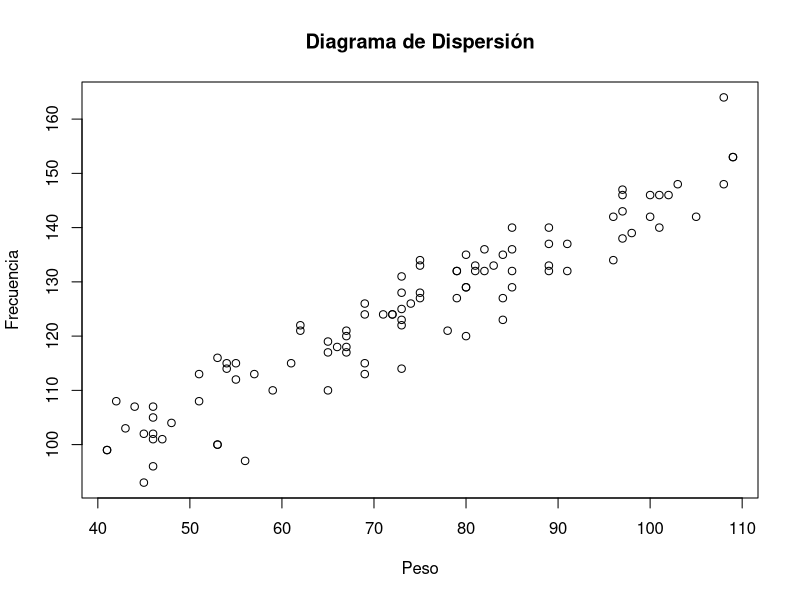
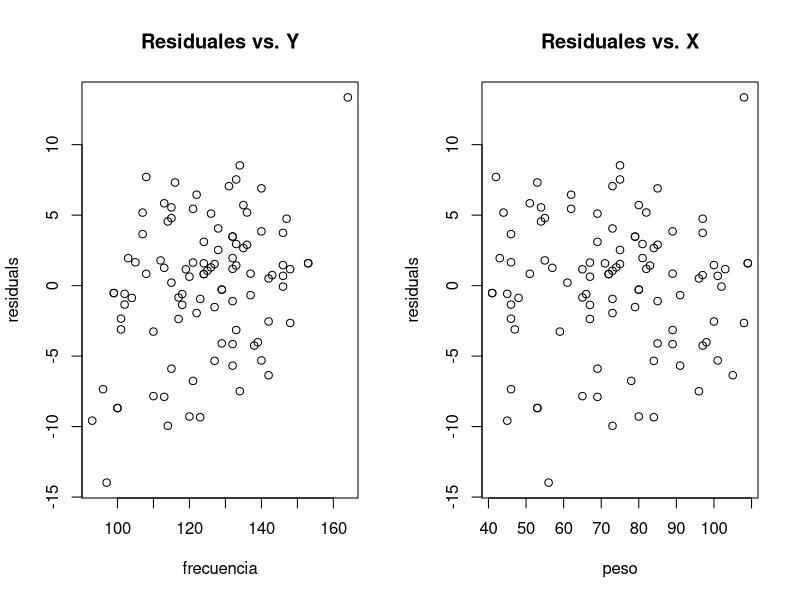
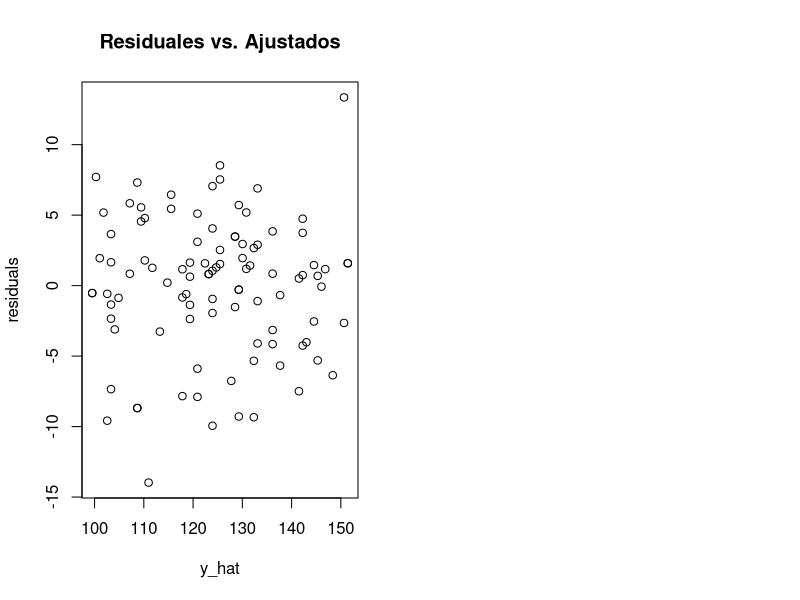
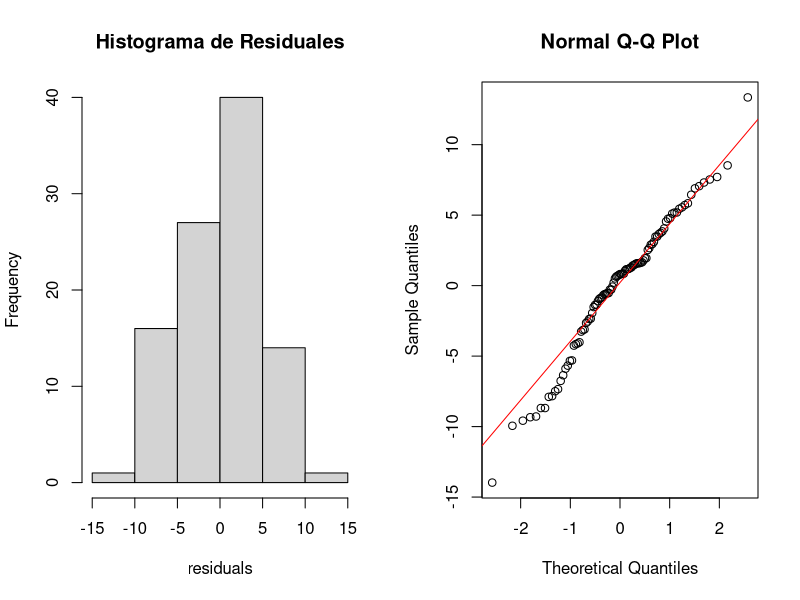

The R source for these figures, in order:
## ---- chunk 1
#| label: setup
#| message: false
#| warning: false

library(MASS)
library(lmtest)
library(tseries)
library(ggplot2)
## ---- chunk 2
#| label: ej1-datos

pacientes <- read.csv("frecuencia.csv", sep=";")
frecuencia <- pacientes$Frecuencia
peso <- pacientes$Peso
pacientes <- data.frame(frecuencia, peso) 
head(pacientes)
plot(pacientes$peso, pacientes$frecuencia, xlab="Peso", ylab="Frecuencia", main="Diagrama de Dispersión")
## ---- chunk 3
#| label: ej1-modelo

fit <- lm(frecuencia ~ 1 + peso, data = pacientes)
summary(fit)
## ---- chunk 4
#| label: ej1-estimacion-manual

cor <- cor(pacientes$frecuencia, pacientes$peso)
s_y <- sd(pacientes$frecuencia)
s_x <- sd(pacientes$peso)
n <- length(pacientes$frecuencia)

b1_hat <- cor * s_y / s_x
b0_hat <- mean(pacientes$frecuencia) - b1_hat * mean(pacientes$peso)
y_hat <- b0_hat + b1_hat * pacientes$peso
sigma2_hat <- sum((pacientes$frecuencia - y_hat)^2) / (n - 2)
sigma_hat <- sqrt(sigma2_hat)

var_hat_b1_hat <- sigma2_hat / ((n - 1) * var(pacientes$peso))
var_hat_b0_hat <- sigma2_hat * sum(pacientes$peso^2) / (n * ((n - 1) * var(pacientes$peso)))
cov_hat_b0_b1 <- -sigma2_hat * mean(pacientes$peso) / ((n - 1) * var(pacientes$peso))
cor_hat_b0_b1 <- cov_hat_b0_b1 / sqrt(var_hat_b0_hat * var_hat_b1_hat)

# La función vcov() calcula la matriz de varianzas-covarianzas de los estimadores
vcov(fit)
## ---- chunk 5
#| label: ej1-ic-parametros

alpha <- 0.05
Li <- coef(fit) - qt(1 - alpha/2, n - 2) * sqrt(diag(vcov(fit)))
Ls <- coef(fit) + qt(1 - alpha/2, n - 2) * sqrt(diag(vcov(fit)))
cbind(Li, Ls)

# Usando la función directa
confint(object = fit, level = 0.95)
## ---- chunk 6
#| label: ej1-ph-b1-cero

sign <- 0.05
t_c <- (as.numeric(fit$coeff - 0) / sqrt(vcov(fit)))
valcrit <- qt(df = n - 2, 1 - sign/2)

# Decisión por valor crítico
abs(t_c) > valcrit
# Decisión por p-valor
pval <- 2 * (1 - pt(abs(t_c), df = n - 2))
pval
## ---- chunk 7
#| label: ej1-ph-b1-uno

sign <- 0.05
t_c <- as.numeric((fit$coeff - 1) / sqrt(vcov(fit)))
valcrit <- qt(df = n - 2, 1 - sign)

# Decisión por valor crítico
t_c > valcrit
# Decisión por p-valor
pval <- 1 - pt(t_c, df = n - 2)
pval
## ---- chunk 8
#| label: ej1-ic-media

alpha <- 0.1
x_new <- 70

mu <- coef(fit) + coef(fit) * x_new
var <- vcov(fit) + x_new^2 * vcov(fit) + 2 * x_new * vcov(fit)

Li <- mu - qt(1 - alpha/2, n - 2) * sqrt(var)
Ls <- mu + qt(1 - alpha/2, n - 2) * sqrt(var)
cbind(Li, Ls)
## ---- chunk 9
#| label: ej1-ic-prediccion

alpha <- 0.01
x_new <- 85

sigma2 <- sum(fit$residuals^2) / (n - 2)
mu_pred <- coef(fit) + coef(fit) * x_new
var_pred <- sigma2 * (1 + 1/n + (x_new - mean(peso))^2 / ((n-1)*var(peso)))
Li_pred <- mu_pred - qt(1 - alpha/2, n - 2) * sqrt(var_pred)
Ls_pred <- mu_pred + qt(1 - alpha/2, n - 2) * sqrt(var_pred)
cbind(Li_pred, Ls_pred)
## ---- chunk 10
#| label: ej1-anova-manual

SC_Tot <- sum((pacientes$frecuencia - mean(pacientes$frecuencia))^2)
SC_residuales <- sum(fit$residuals^2)
SC_mod <- sum((y_hat - mean(pacientes$frecuencia))^2)

all.equal(SC_Tot, SC_mod + SC_residuales)
## ---- chunk 11
#| label: ej1-prueba-f

CM_residuales <- SC_residuales / (n - 2)
CM_mod <- SC_mod / 1
F_c <- CM_mod / CM_residuales

# Decisión por p-valor
p_valor_f <- 1 - pf(F_c, df1 = 1, df2 = n - 2)
p_valor_f
## ---- chunk 12
#| label: ej1-validacion

residuals <- fit$residuals

# a. Media cero y no relación con variables
par(mfrow=c(1,2))
plot(frecuencia, residuals, main="Residuales vs. Y")
plot(peso, residuals, main="Residuales vs. X")
mean(residuals)
t.test(residuals, mu = 0)

# b. Varianza constante (Homocedasticidad)
plot(y_hat, residuals, main="Residuales vs. Ajustados")
bptest(frecuencia ~ 1 + peso, data=pacientes)
# El p-valor es grande, así que no se rechaza que haya homocedasticidad.

# d. Normalidad de los residuales
par(mfrow=c(1,2))
hist(residuals, main="Histograma de Residuales")
qqnorm(residuals); qqline(residuals, col="red")
jarque.bera.test(residuals)
shapiro.test(residuals)
# Los p-valores son grandes, por lo cual no se rechaza la normalidad.
## ---- chunk 13
#| label: ej2-datos

hipertension <- read.table("hipertension.csv", header=T, sep=";")
diferencia <- hipertension$Antes - hipertension$Despues
tratamiento <- hipertension$Tratamiento
hipertension <- data.frame(tratamiento, diferencia)
head(hipertension)
## ---- chunk 14
#| label: ej2-modelo

fit2 <- lm(diferencia ~ 1 + tratamiento, data = hipertension)
summary(fit2)
## ---- chunk 15
#| label: ej2-ic-parametros

alpha <- 0.01
n2 <- nrow(hipertension)
Li <- coef(fit2) - qt(1 - alpha/2, n2 - 2) * sqrt(diag(vcov(fit2)))
Ls <- coef(fit2) + qt(1 - alpha/2, n2 - 2) * sqrt(diag(vcov(fit2)))
cbind(Li, Ls)
## ---- chunk 16
#| label: ej2-ph-b1

t_c <- (as.numeric(fit2$coeff - 0) / sqrt(vcov(fit2)))
pval <- 1 - pt(t_c, df = n2 - 2)
pval
## ---- chunk 17
#| label: ej2-anova

fit_aov <- aov(diferencia ~ tratamiento, data = hipertension)
summary(fit_aov)
summary(fit2)
